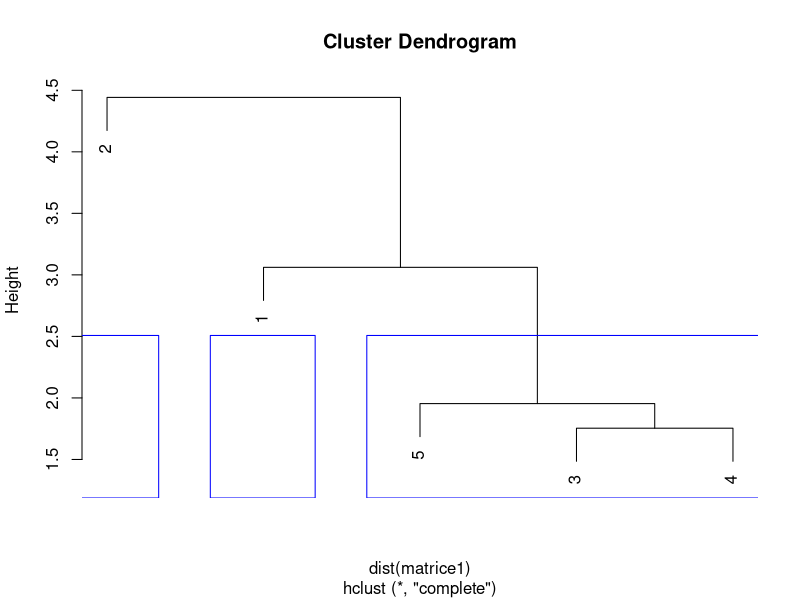

Here is the R script that generated this plot:
# creiamo una matrice casuale
set.seed(12345)
matrice1 <- matrix(rnorm(100), nrow=5, ncol=5)
# stampiamola per visualizzarla
matrice1

# creiamo un oggetto in cui calcoliamo la distribuzione gerarchica
dg <- hclust(dist(matrice1))

# visualizziamo la funzione di clustering
hclust(d = dist(matrice1), method = "ward.D")

# visualizziamo il dendrogramma
plot(dg)

ds <- dist(matrice1, method = "euclidean")
dg <- hclust(ds)


rect.hclust(dg, k=3, border = "blue")
